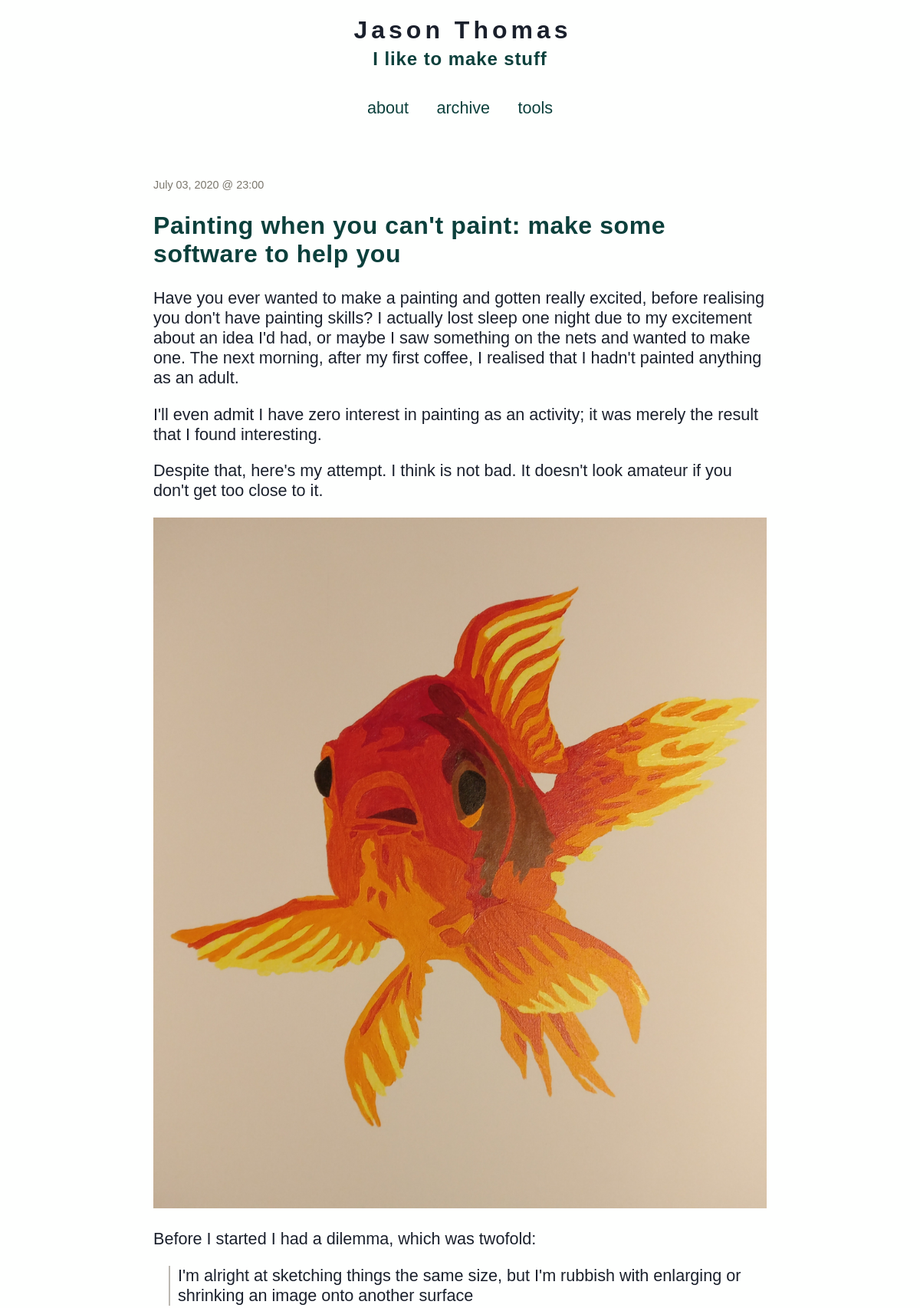
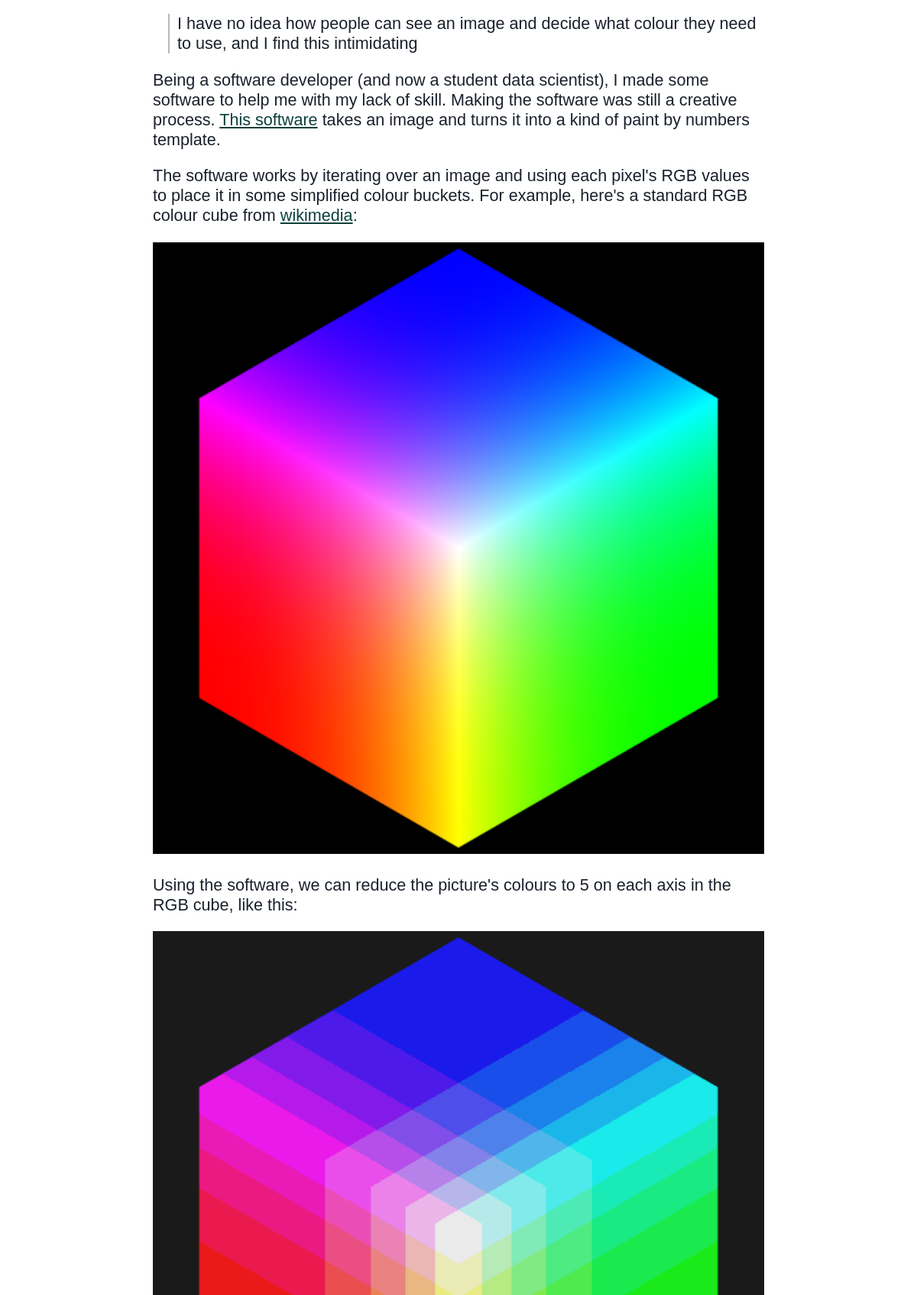
The page / (upper part) on the database its author committed (2 pictures, top to bottom).
### tables this page shows
CREATE TABLE entries (
  id integer primary key autoincrement,
  entryDate date not null,
  title text not null,
  text text not null
);

### app.py (the view)
@app.route('/')
def show_current():
    session.pop('logged_in', None)
    entries = getSqlRecords()
    showPost = len(entries)-1
    return render_template('show_current.html', entries=entries, postNum=showPost)

### app.py (called while the page is built)
def connect_db():
    return sqlite3.connect(app.config['DATABASE'])

def getSqlRecords():
    cursor = g.db.execute('select title, entryDate, text from entries order by id asc')
    entries = [dict(title=row[0], date=row[1], text=row[2]) for row in cursor.fetchall()]
    return entries

@app.before_request
def before_request():
    g.db = connect_db()

@app.teardown_request
def teardown_request(exception):
    db = getattr(g, 'db', None)
    if db is not None:
        db.close()

@app.after_request
def after_request(response):
    response.headers.set('X-Content-Type-Options', 'nosniff')
    response.headers.set('X-Frame-Options', 'DENY')
    response.headers.set('X-XSS-Protection', '1; mode=block')
    response.headers.set('Strict-Transport-Security', 'max-age=63072000')
    return response

### templates/show_current.html
{% extends "layout.html" %}
{% block body %}
  {% if entries|length > 0 %}
    <p class=dateText>{{ entries[postNum].date|safe }}</p><h2>{{ entries[postNum].title }}</h2>{{ entries[postNum].text|safe }}
  {% else %}
    <em>Why not say something?</em>
  {% endif %}
{% endblock %}

### static/style.css (style rules this page uses)
a,h2,h3 { color: #0C403C; }
a:link { text-decoration: none; }
h1,h2,h3,h4 { letter-spacing: 0.6px; }
img { width: 100%; height: auto; }
.page a { text-decoration: underline; }
li { margin-bottom: 1em; list-style: none; padding-left:10px; border-left: 2px solid #BBB8B1; margin-left:10px; }
ul { padding-left:10px; }
.dateText { margin-bottom:0px; color: #7B776D; font-size:90%; }
h2 { font-size: 4.0vh; }
p, a, code, li { font-size: 2.7vh; }

### rows shown on the page
entries: entryDate "July 03, 2020 @ 23:00", title "Painting when you can't paint: make some software to help you", text "Have you ever wanted to make a painting and gotten really excited, before realising you don't have painting skills? I actually lost sleep one night due to my excitement about an idea I'd had, or maybe I saw something on the nets and wanted to make one. The next morning, after my first coffee, I realised that I hadn't painted anything as an adult. I'll even admit I have zero interest in painting as an activity; it was merely the result that I found interesting. Despite that, here's my attempt. I think is not bad. It doesn't look amateur if you don't get too close to it. Before I started I had a dilemma, which was twofold: I'm alright at sketching things the same size, but I'm rubbish with…", text (picture)
